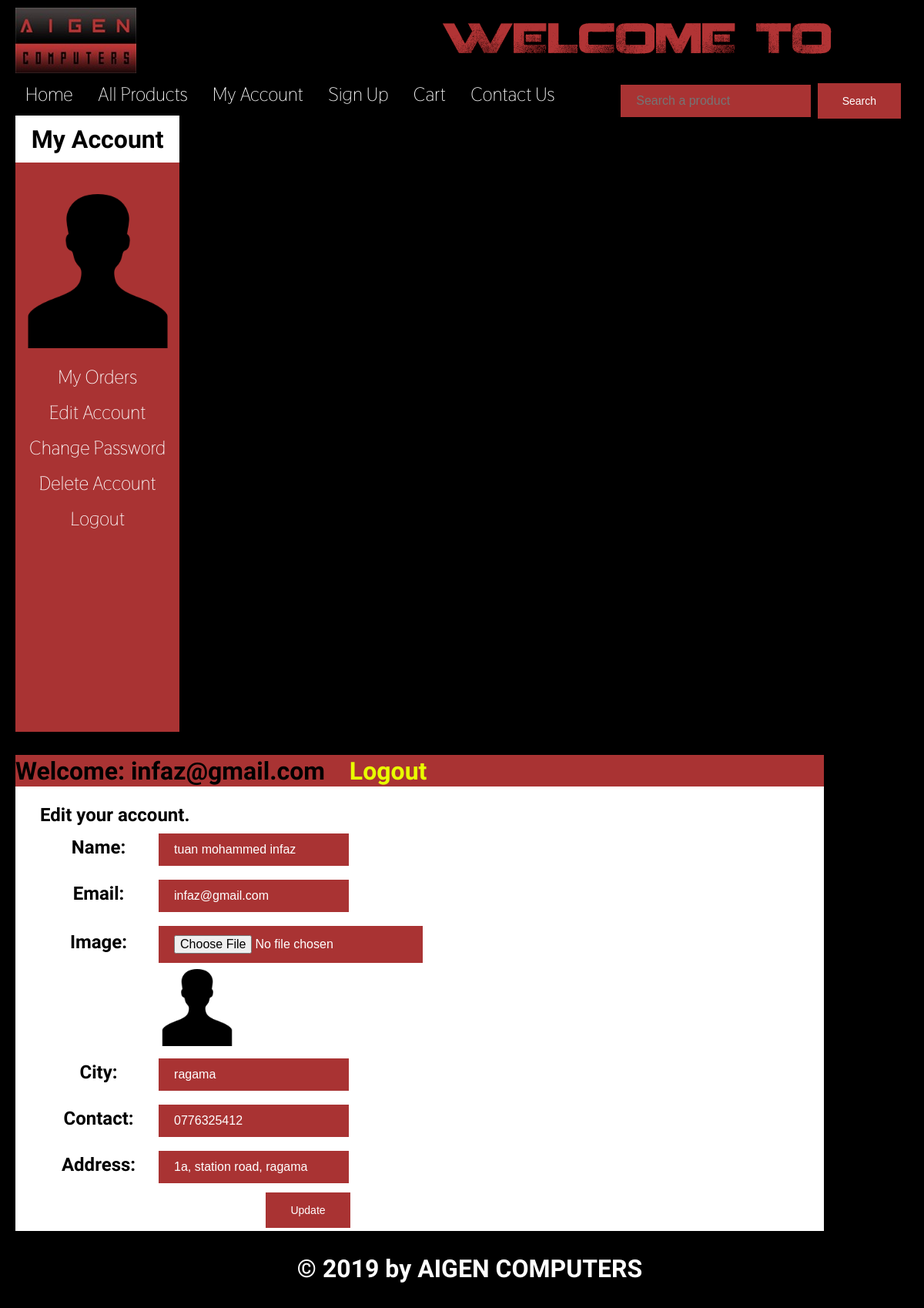
/customer/my_account.php?edit_account (signed in), run on the app's committed database.
### tables this page shows
CREATE TABLE IF NOT EXISTS `customers` (
  `customer_id` int(10) NOT NULL AUTO_INCREMENT,
  `customer_ip` varchar(255) NOT NULL,
  `customer_name` text NOT NULL,
  `customer_email` varchar(100) NOT NULL,
  `customer_password` varchar(100) NOT NULL,
  `customer_country` text NOT NULL,
  `customer_city` text NOT NULL,
  `customer_contact` varchar(255) NOT NULL,
  `customer_address` text NOT NULL,
  `customer_image` text NOT NULL,
  PRIMARY KEY (`customer_id`)
);

### customer/edit_account.php (the view, shortened to what this page needs)
<?php
include("includes/database.php");
			$user = $_SESSION['customer_email'];
			$get_customer = "select * from customers where customer_email='$user'";
			$run_customer = mysqli_query($connection, $get_customer);
			$row_customer = mysqli_fetch_array($run_customer);
			$name = $row_customer['customer_name'];
			$email = $row_customer['customer_email'];
			$city = $row_customer['customer_city'];
			$image = $row_customer['customer_image'];
			$contact = $row_customer['customer_contact'];
			$address = $row_customer['customer_address'];
?>
<br>
		<center>
		<font size="5" face="Thasadith" color="#000000">
	<form action="" method="post" enctype="multipart/form-data">
	<table align="left" width="700">
		<tr>
			<td align="left" colspan="8">Edit your account.</td>
		</tr>
		<tr>
			<td align="center">Name:</td>
			<td><input type="text" name="customer_name" value="<?php echo $name; ?>"/></td>
		</tr>
		<tr>
			<td align="center">Email:</td>
			<td><input type="text" name="customer_email"  value="<?php echo $email; ?>" /></td>
		</tr>
		<tr>
			<td align="center">Image:</td>
			<td><input class="textbox" type="file" name="customer_image" required/><br><img src="customer_images/<?php echo $image; ?>"
			width="100px" height="100px"/></td>
		</tr>
	<tr>
			<td align="center">City:</td>
			<td><input type="text" name="customer_city"  value="<?php echo $city;?>"  /></td>
		</tr>
		<tr>
			<td align="center">Contact:</td>
			<td><input type="text" name="customer_contact"  value="<?php echo $contact; ?>" /></td>
		</tr>
		<tr>
			<td align="center">Address:</td>
			<td><input type="text" name="customer_address"  value="<?php echo $address; ?>" /></textarea></td>
		</tr>
			<tr align="center">
			<td  colspan="8"><input class="button" type="submit" name="update" value="Update"/></td>
		</tr>
	</table>
	</form>
			</font>
	</center>

### customer/my_account.php (shortened to what this page needs)
<!doctype html>
<?php
include("functions/functions.php");
?>
<html>
<head>
<link rel="stylesheet" href="styles/style.css" media="all"/>
</head>
<body>
<font size="6" face="Thasadith" color="#FFFFFF">
<div class="main_wrapper">
	<div class="header_wrapper">
		<a href="../index.php"><img id="logo" src="images/logosmall.jpeg"> </a>
		<img id="banner" src="images/banner.gif">
	</div>
	<div class="menubar">
		<ul id="menu">
			<li><a href="../index.php">Home</a></li>
			<li><a href="../all_products.php">All Products</a></li>
			<li><a href="my_account.php">My Account</a></li>
			<li><a href="../customer_register.php">Sign Up</a></li>
			<li><a href="../cart.php">Cart</a></li>
			<li><a href="../contact_us.php">Contact Us</a></li>
		</ul>
		<div id="form">
		<form method="get" action="search_results.php" enctype="multipart/form-data">
			<input type="text" name="user_query" placeholder="Search a product" />
			<button class="button" type="submit" name="search" value="Search"/>Search</button>
		</form>
		</div>
	</div>
	<div class="content_wrapper">
		<div id="sidebar">
			<div id="sidebar_title">
			<font size="6" face="Thasadith">
			<b>My Account</b></font></div>&nbsp;
		<ul id="categories">
		<?php
			$user = $_SESSION['customer_email'];
			$get_image = "select * from customers where customer_email='$user'";
			$run_image = mysqli_query($connection, $get_image);
			$row_image = mysqli_fetch_array($run_image);
			$customer_image = $row_image['customer_image'];
			echo "<img src='customer_images/$customer_image' width='200px' height='200px'/>";
			?>
			<li><a href="my_account.php?my_orders" style="text-decoration: none">My Orders</a></li>
			<li><a href="my_account.php?edit_account" style="text-decoration: none">Edit Account</a></li>
			<li><a href="my_account.php?change_password" style="text-decoration: none">Change Password</a></li>
			<li><a href="my_account.php?delete_account" style="text-decoration: none">Delete Account</a></li>
			<li><a href="logout.php" style="text-decoration: none">Logout</a></li>
				</ul>
				</div>
		  </div>
		<font size="4" face="Thasadith" color="#000000">
		<div id="content_area">
		<div id="shopping_cart">
			<font size="6" face="Thasadith" color="#000000"><span><b>
			<?php
				if(isset($_SESSION['customer_email'])){
					echo "Welcome: " . $_SESSION['customer_email'];
				}
				?>
			<?php
				if(!isset($_SESSION['customer_email'])){
					echo "<a href ='checkout.php' style='text-decoration:none'>Login</a>";
				}else{
					echo  "<a href ='logout.php' style='text-decoration:none'>Logout</a>";
				}
				?>
				</font>
		</div>
			<div id="products_box">
				<?php
				if(isset($_GET['edit_account'])){
					include("edit_account.php");
				}
				?>
			</div>
		</div></font>
		</div>
	<div id="footer">
		<h4 style="text-align: center; padding-top: 30px;">&copy; 2019 by AIGEN COMPUTERS</h4>
	</div>
	</font>
</body>
</html>

### customer/styles/style.css (style rules this page uses)
html, body, div, span, applet, object, iframe, h1, h2, h3, h4, h5, h6, p, blockquote, pre, a, abbr, acronym, address, big, cite, code, del, dfn, em, img, ins, kbd, q, s, samp, small, strike, strong, sub, sup, tt, var, b, u, i, center, dl, dt, dd, ol, ul, li, fieldset, form, label, legend, table, caption, tbody, tfoot, thead, tr, th, td, article, aside, canvas, details, embed, figure, figcaption, footer, header, hgroup, menu, nav, output, ruby, section, summary, time, mark, audio, video { margin: 0; padding: 0; border: 0; vertical-align: baseline; }
body { background-color: black; }
.menubar { width: auto; margin-left: 20px; height: 50px; background: #000000; color: white; }
.content_wrapper { width: auto; margin: auto; }
.main_wrapper { width: auto; height: auto; margin: auto; }
.header_wrapper { width: auto; height: 100px; margin-left: 20px; }
#logo { float: left; margin-top: 10px; }
#banner { float: left; margin-top: 10px; margin-left:300px; }
#menu { padding: 0; margin: 0; line-height: 40px; float: left; }
#menu li { list-style: none; display: inline; }
#menu a { text-decoration: none; color: white; padding: 8px; margin: 5px; font-size: 25px; }
#form { margin-right: 20px; float: right; padding-right: 8px; line-height: 50px; }
#content_area { width: 800px; height: 800px; float:left; background: #FFFFFF; margin-left: 20px; }
#sidebar { width: auto; height: 800px; float: left; background:#A93333; margin-left: 20px; }
#sidebar_title { background:white; color: black; font-size: 25px; padding: 10px; text-align: center; }
#footer { width: auto; height: 100px; background: #000000; clear: both; margin-left: 20px; }
#categories { text-align: center; }
#categories li { list-style: none; margin: 5px; }
#categories a { color: white; padding: 8px; margin: 5px; text-align: center; font-size: 25px; text-decoration: none; }
#products_box { width:1100px; text-align: center; margin-left: 30px; margin-bottom: 10px; }
#shopping_cart { width:auto; height: auto; background:#A93333; }

### customer/functions/functions.php (style rules this page uses)
.button { background-color: #A93333; border: none; color: white; padding: 15px 32px; text-align: center; text-decoration: none; display: inline-block; font-size: 16px; margin: 2px 2px; cursor: pointer; }

### customer/my_account.php (style rules this page uses)
input[type=text] { width: auto; padding: 12px 20px; margin: 8px 0; box-sizing: border-box; border: none; background-color: #A93333; color: white; font-size: 16px; }
.button { background-color: #A93333; border: none; color: white; padding: 15px 32px; text-align: center; text-decoration: none; display: inline-block; font-size: 14px; margin: 2px 2px; cursor: pointer; }
#shopping_cart { width:auto; height: auto; background:#A93333; }
a { color:#E8FF00; }
#sidebar { width: auto; height: 800px; float: left; background:#A93333; margin-left: 20px; }
#content_area { width: 1050px; height: auto; float:left; background: #FFFFFF; margin-left: 20px; margin-top: 30px; }

### customer/edit_account.php (style rules this page uses)
input[type=text] { width: auto; padding: 12px 20px; margin: 8px 0; box-sizing: border-box; border: none; background-color: #A93333; color: white; font-size: 16px; }
.textbox { width: auto; padding: 12px 20px; margin: 8px 0; box-sizing: border-box; border: none; background-color: #A93333; color: white; font-size: 16px; }
.button { background-color: #A93333; border: none; color: white; padding: 15px 32px; text-align: center; text-decoration: none; display: inline-block; font-size: 14px; margin: 2px 2px; cursor: pointer; }

### data on the page
customers: customer_image (picture), customer_name "tuan mohammed infaz", customer_email "infaz@gmail.com", customer_city "ragama", customer_contact "0776325412", customer_address "1a, station road, ragama"

### other printed values
$_SESSION['customer_email'] "infaz@gmail.com"
